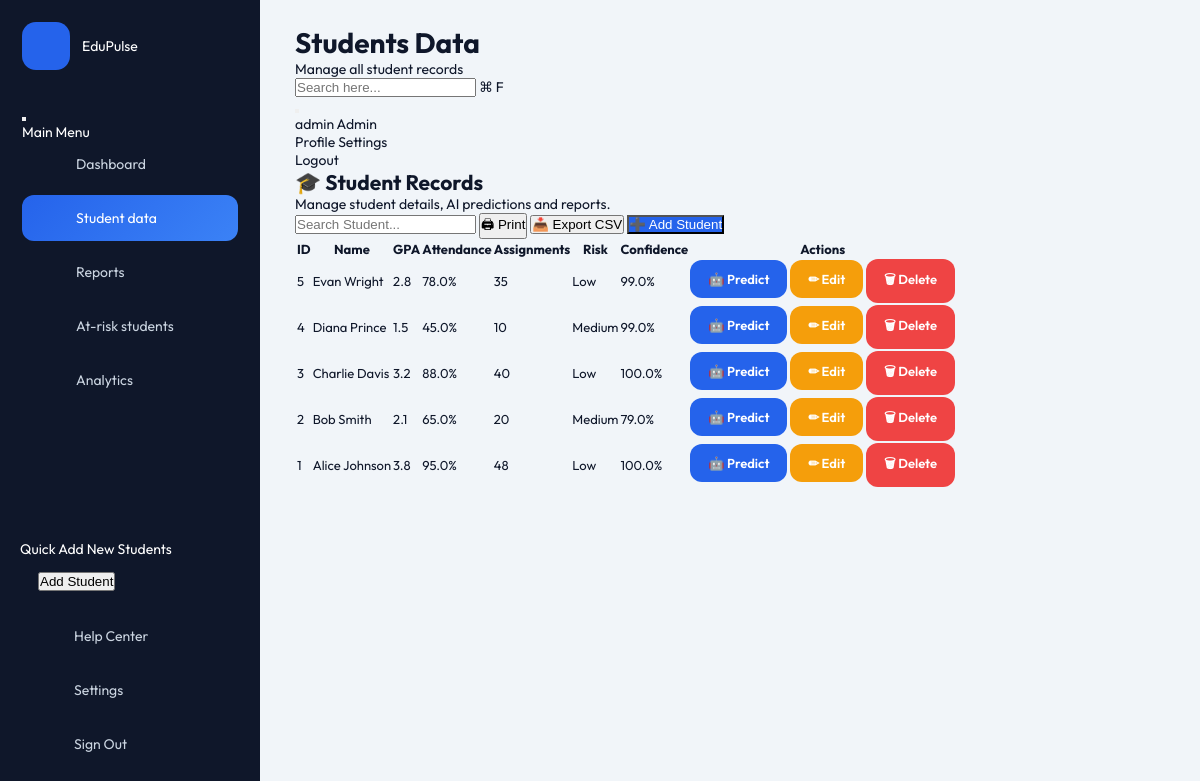
/students (signed in), run on the app's committed database.
### models.py (models this page shows)
class User(db.Model, UserMixin):
    id = db.Column(db.Integer, primary_key=True)
    username = db.Column(db.String(100), unique=True, nullable=False)
    email = db.Column(db.String(120), unique=True, nullable=True)
    password_hash = db.Column(db.String(256), nullable=False)
    role = db.Column(db.String(20), nullable=False, default='Student') # Admin, Student
    student_id = db.Column(db.Integer, db.ForeignKey('student.id'), nullable=True)
    student = db.relationship('Student', backref=db.backref('user', uselist=False))

class Student(db.Model):
    id = db.Column(db.Integer, primary_key=True)
    name = db.Column(db.String(100), nullable=False)
    gpa = db.Column(db.Float, nullable=False)
    attendance = db.Column(db.Float, nullable=False)
    assignments_completed = db.Column(db.Integer, nullable=False)
    risk_score = db.Column(db.Float, nullable=True)
    risk_label = db.Column(db.String(20), nullable=True) # e.g., Low, Medium, High

### app.py (the view)
@app.route("/students")
@login_required
def students():
    students = Student.query.order_by(
        Student.id.desc()
    ).all()
    return render_template(
        "students.html",
        students=students
    )

### app.py (called while the page is built)
@login_manager.user_loader
def load_user(user_id):
    return User.query.get(int(user_id))

### templates/students.html (shortened to what this page needs)
{% extends "base.html" %}
{% block nav_students %}active{% endblock %}
{% block page_title %}Students Data{% endblock %}
{% block page_subtitle %}Manage all student records{% endblock %}
{% block content %}
<div class="students-wrapper">
    <div class="students-header">
        <div>
            <h2>🎓 Student Records</h2>
            <p>
                Manage student details, AI predictions and reports.
            </p>
        </div>
        <div class="header-actions">
            <input
                type="text"
                id="studentSearch"
                placeholder="Search Student..."
            >
            <button
                class="btn-outline"
                onclick="window.print()"
            >
                🖨 Print
            </button>
            <button
                class="btn-outline"
                onclick="exportTableToCSV('students.csv')"
            >
                📥 Export CSV
            </button>
            <a href="{{ url_for('add_student') }}">
                <button class="btn-primary">
                    ➕ Add Student
                </button>
            </a>
        </div>
    </div>
    <div class="table-container">
        <table
            class="student-table"
            id="studentTable"
        >
            <thead>
                <tr>
                    <th>ID</th>
                    <th>Name</th>
                    <th>GPA</th>
                    <th>Attendance</th>
                    <th>Assignments</th>
                    <th>Risk</th>
                    <th>Confidence</th>
                    <th>Actions</th>
                </tr>
            </thead>
            <tbody>
                {% for student in students %}
<tr>
    <td>{{ student.id }}</td>
    <td>{{ student.name }}</td>
    <td>{{ student.gpa }}</td>
    <td>{{ student.attendance }}%</td>
    <td>{{ student.assignments_completed }}</td>
    <td>
        {% if student.risk_label == "High" %}
            <span class="badge bg-danger">
                High
            </span>
        {% elif student.risk_label == "Medium" %}
            <span class="badge bg-warning">
                Medium
            </span>
        {% else %}
            <span class="badge bg-success">
                Low
            </span>
        {% endif %}
    </td>
    <td>
        {{ student.risk_score|round(2) }}%
    </td>
    <td>
        <div class="action-buttons">
            <a href="{{ url_for('predict', id=student.id) }}"
               class="btn btn-primary btn-sm">
                🤖 Predict
            </a>
            <a href="{{ url_for('edit_student', id=student.id) }}"
               class="btn btn-warning btn-sm">
                ✏ Edit
            </a>
            <a href="{{ url_for('delete_student', id=student.id) }}"
               class="btn btn-danger btn-sm"
               onclick="return confirm('Are you sure you want to delete this student?');">
                🗑 Delete
            </a>
        </div>
    </td>
</tr>
{% else %}
<tr>
    <td colspan="8" style="text-align:center;padding:30px;">
        No Student Records Found
    </td>
</tr>
{% endfor %}
</tbody>
</table>
</div>
</div>
{% endblock %}

### templates/base.html (shortened to what this page needs)
<!DOCTYPE html>
<html lang="en">
<head>
    <link rel="stylesheet" href="{{ url_for('static', filename='css/style.css') }}">
</head>
<body>
    <div class="app-container">
        <aside class="sidebar" id="sidebar">
            <div class="sidebar-header">
                <div class="logo">
                    <i class="ph-fill ph-pulse"></i>
                    <span>EduPulse</span>
                </div>
                <button class="toggle-btn" id="sidebarToggle">
                </button>
            </div>
            <div class="sidebar-menu-title">Main Menu</div>
            <nav class="sidebar-nav">
                <a href="{{ url_for('dashboard') }}" class="nav-item {% block nav_dashboard %}{% endblock %}">
                    <span class="nav-label">Dashboard</span>
                </a>
                {% if current_user.role == 'Admin' %}
                <a href="{{ url_for('students') }}" class="nav-item {% block nav_students %}{% endblock %}">
                    <span class="nav-label">Student data</span>
                </a>
                {% endif %}
                <a href="{{ url_for('reports') }}" class="nav-item {% block nav_reports %}{% endblock %}">
                    <span class="nav-label">Reports</span>
                </a>
                {% if current_user.role == 'Admin' %}
                <a href="{{ url_for('high_risk') }}" class="nav-item {% block nav_at_risk %}{% endblock %}">
                    <span class="nav-label">At-risk students</span>
                </a>
                <a href="{{ url_for('analytics') }}" class="nav-item {% block nav_analytics %}{% endblock %}">
                    <span class="nav-label">Analytics</span>
                </a>
                {% endif %}
            </nav>
            <div class="sidebar-bottom">
                <div class="quick-add-card">
                    <p>Quick Add New Students</p>
                    <a href="{{ url_for('add_student') }}"><button class="btn-dark"> Add Student</button></a>
                </div>
                <nav class="sidebar-nav">
                    <a href="#" class="nav-item">
                        <span class="nav-label">Help Center</span>
                    </a>
                    <a href="{{ url_for('settings') }}" class="nav-item {% block nav_settings %}{% endblock %}">
                        <span class="nav-label">Settings</span>
                    </a>
                    <a href="{{ url_for('logout') }}" class="nav-item logout">
                        <span class="nav-label">Sign Out</span>
                    </a>
                </nav>
            </div>
        </aside>
        <main class="main-content">
            <header class="topbar">
                <div class="page-title">
                    <h1>{% block page_title %}Dashboard{% endblock %}</h1>
                    <p>{% block page_subtitle %}Student Management{% endblock %}</p>
                </div>
                <div class="search-bar">
                    <input type="text" id="globalSearchInput" placeholder="Search here...">
                    <span class="shortcut">⌘ F</span>
                </div>
                <div class="topbar-right">
                    <button class="icon-btn notification-btn">
                    </button>
                    <div class="user-profile" id="userProfileBtn">
                        <div class="user-info">
                            <span class="name">{{ current_user.username }}</span>
                            <span class="role">{{ current_user.role }}</span>
                        </div>
                        <div class="dropdown-menu" id="profileDropdown">
                            <a href="{{ url_for('profile') }}"> Profile</a>
                            <a href="{{ url_for('settings') }}"> Settings</a>
                            <a href="{{ url_for('logout') }}" class="text-danger"> Logout</a>
                        </div>
                    </div>
                </div>
            </header>
            <div class="dashboard-content" id="dashboardContent">
                {% block content %}{% endblock %}
            </div>
        </main>
    </div>
</body>
</html>

### static/css/style.css (style rules this page uses)
* { margin:0; padding:0; box-sizing:border-box; }
:root { --primary:#2563EB; --primary-dark:#1D4ED8; --success:#10B981; --warning:#F59E0B; --danger:#EF4444; --sidebar:#0F172A; --bg:#F1F5F9; --card:#FFFFFF; --text:#0F172A; --muted:#64748B; --border:#E2E8F0; --radius:18px; --shadow:0 8px 30px rgba(15,23,42,.08); }
body { font-family:'Outfit',sans-serif; background:var(--bg); color:var(--text); font-size:15px; overflow-x:hidden; }
a { text-decoration:none; color:inherit; }
.app-container { display:flex; min-height:100vh; }
.sidebar { position:fixed; left:0; top:0; width:260px; height:100vh; background:var(--sidebar); padding:22px; color:white; z-index:100; }
.logo { display:flex; align-items:center; gap:12px; margin-bottom:35px; }
.logo i { width:48px; height:48px; background:var(--primary); border-radius:14px; display:flex; justify-content:center; align-items:center; color:white; font-size:22px; }
.sidebar a { display:flex; align-items:center; gap:14px; padding:14px 18px; border-radius:12px; color:#CBD5E1; margin-bottom:8px; transition:.30s; }
.sidebar a:hover, .sidebar a.active { background:linear-gradient(135deg,#2563EB,#3B82F6); color:white; }
.sidebar-bottom { position:absolute; left:20px; right:20px; bottom:25px; }
.main-content { margin-left:260px; width:calc(100% - 260px); padding:30px; }
.btn { display:inline-flex; align-items:center; gap:8px; padding:11px 18px; border:none; border-radius:12px; font-weight:600; cursor:pointer; transition:.3s; }
.btn-primary { background:#2563EB; color:white; }
.btn-warning { background:#F59E0B; color:white; }
.btn-danger { background:#EF4444; color:white; }
body { font-size:14px; }
.student-table th, .student-table td { font-size:13px; }
.main-content { padding:25px 35px; }

### data on the page
User: username "admin", role "Admin"
Student: id "5", name "Evan Wright", gpa "2.8", attendance "78.0", assignments_completed "35", risk_label "Low", risk_score "99.0"
Student: id "4", name "Diana Prince", gpa "1.5", attendance "45.0", assignments_completed "10", risk_label "Medium", risk_score "99.0"
Student: id "3", name "Charlie Davis", gpa "3.2", attendance "88.0", assignments_completed "40", risk_label "Low", risk_score "100.0"
Student: id "2", name "Bob Smith", gpa "2.1", attendance "65.0", assignments_completed "20", risk_label "Medium", risk_score "79.0"
Student: id "1", name "Alice Johnson", gpa "3.8", attendance "95.0", assignments_completed "48", risk_label "Low", risk_score "100.0"
